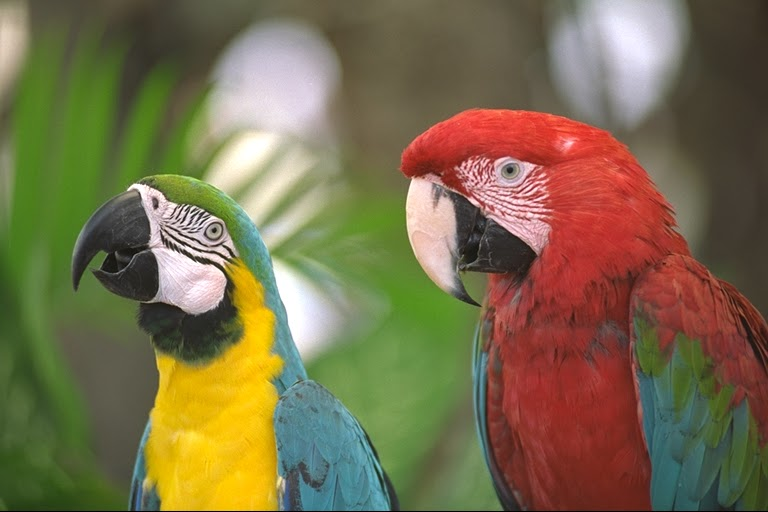
%> input picture Lab4/Part1.bmp, 768 x 512 px
$ octave Lab4.m   (GNU Octave 9; MATLAB toolbox functions it lacks are replaced by stand-ins)
%> lines starting %> are read from the running program, lines starting %| are printed output that depends on the picture; in (x1, y1, x2, y2) boxes, pixels count from 0 and x2, y2 are one past the last pixel; in counts of white or black regions, pixels touching at a corner belong together; the program's own positions count from 1
%% Part 1

A = double(rgb2gray(imread('Part1.bmp')));
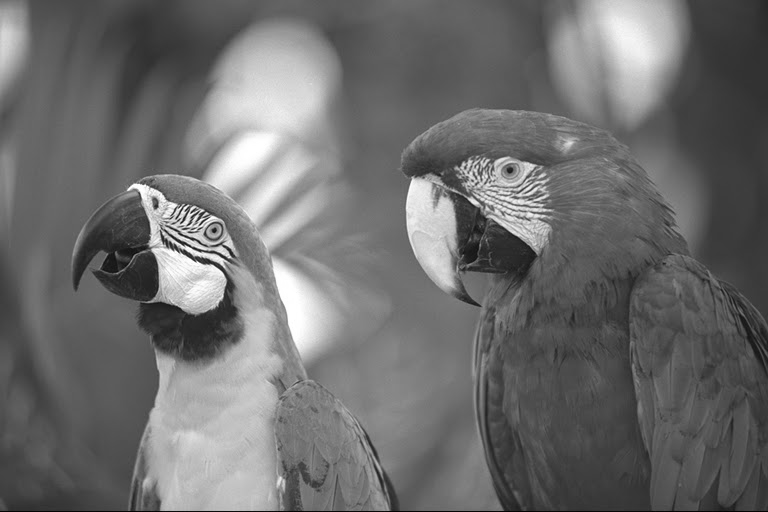
%> A: size 512x768 double; min 0, max 255, mean 109.4
%imagesc(A);
imshow(A);
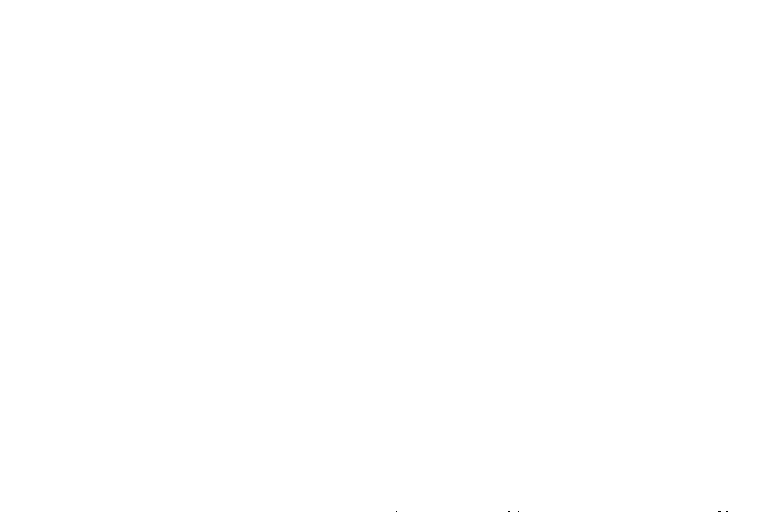
%> displayed picture: size 512x768, on the screen's scale of 0 to 255; 100% white; black in thin lines or dots, all inside (x1, y1, x2, y2) = (396, 511, 728, 512)

%why map is [] matrix??
%[X,map] = imread('Part1.bmp');
%imshow(A,map);


%[A,map] = imread(___) reads the indexed image in filename into A and reads
%its associated colormap into map. Colormap values in the image file are automatically
%rescaled into the range [0,1].

MAX = max(max(A));
%> MAX = 255
MIN = min(min(A));
%> MIN = 0

figure;
A1 = A-MIN;
imshow(A1,[]);
% [6 lines of commented-out code are left out]

figure;
A2 = A/MAX;
imshow(A2,[]);
%savefig('A/MAX.fig')

figure;
A3 = A-0.5;
imshow(A3,[]);
%savefig('A-0,5.fig')
